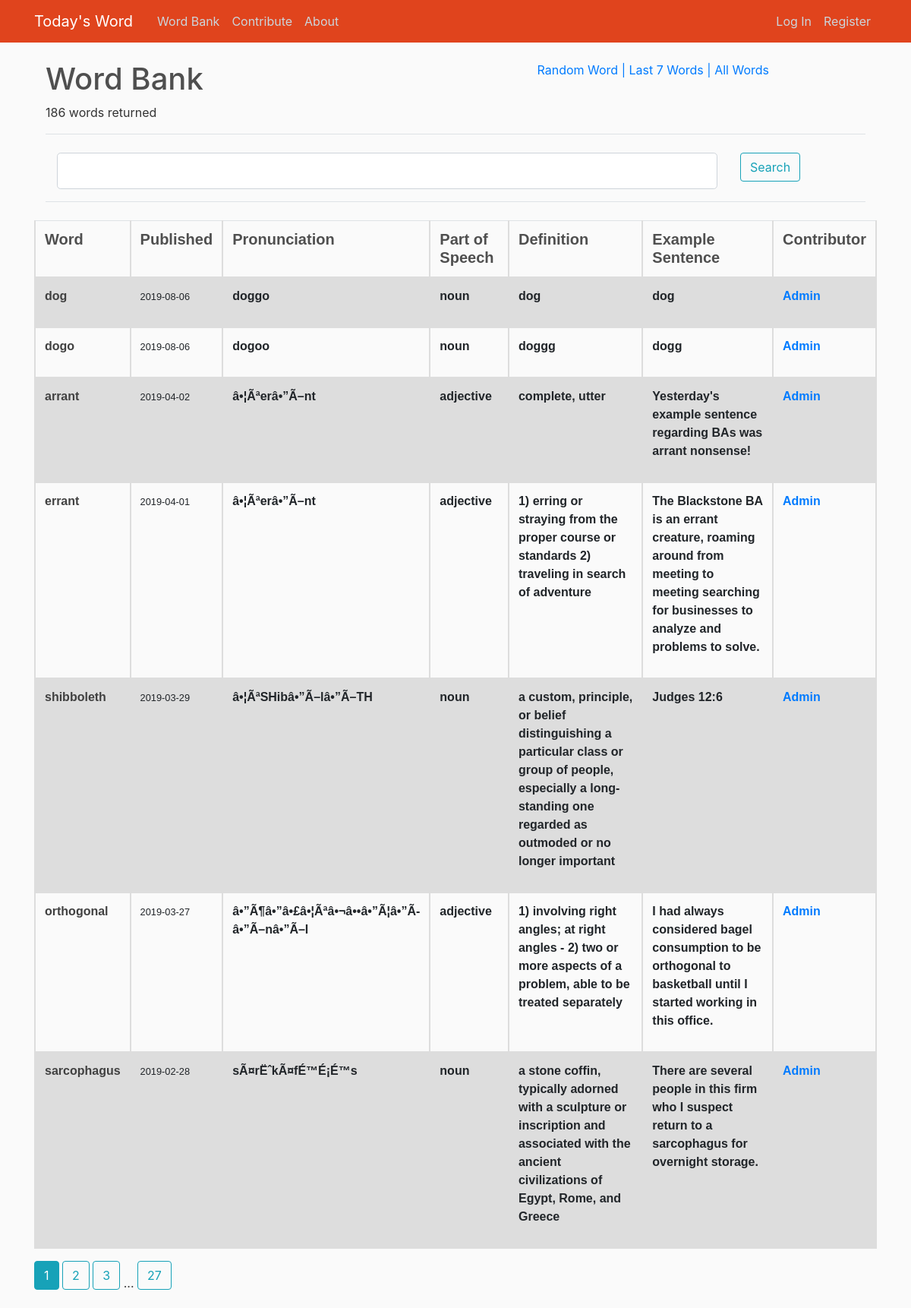
/word_bank, run on an earlier commit of the app's database.
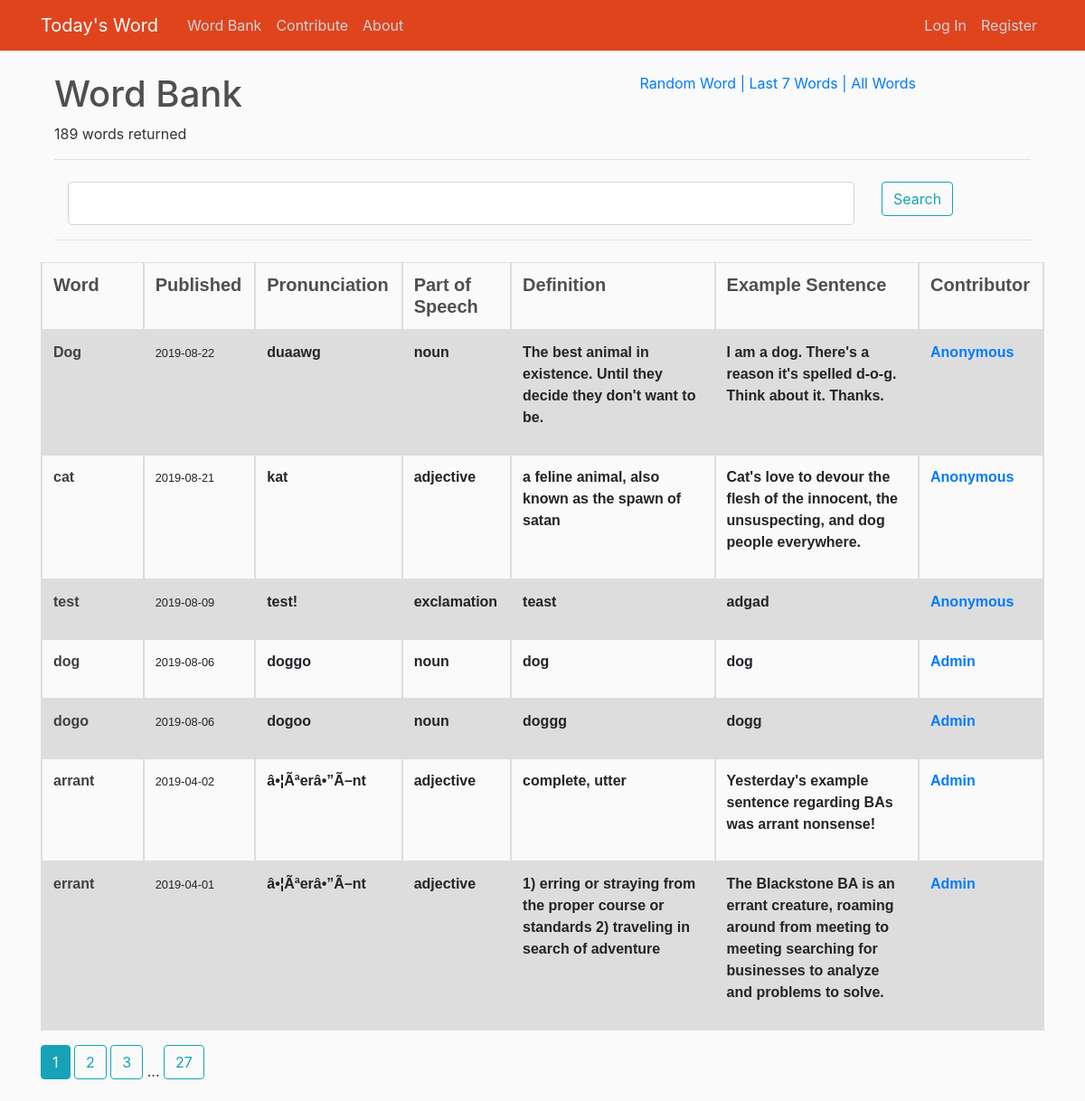
And on a later commit of the database.
### wotd/models.py (models this page shows, shortened)
class Word(db.Model):
    id = db.Column(db.Integer, primary_key=True)
    word = db.Column(db.String(100), nullable=False)
    partOfSpeech_id = db.Column(db.Integer, db.ForeignKey('part_of_speech.id'), nullable=False)
    definition = db.Column(db.Text, nullable=False)
    exampleSentence = db.Column(db.Text, nullable=False)
    ipa = db.Column(db.Text, nullable=True)
    date_added = db.Column(db.DateTime, nullable=False, default=datetime.utcnow)
    date_published = db.Column(db.Date, nullable=True)
    user_id = db.Column(db.Integer, db.ForeignKey('user.id'), nullable=True)

class PartOfSpeech(db.Model):
    id = db.Column(db.Integer, primary_key=True)
    partOfSpeech = db.Column(db.String(100), nullable=False)
    words = db.relationship('Word', backref='part_o_speech', lazy=True)

class User(db.Model, UserMixin):
    id = db.Column(db.Integer, primary_key=True)
    username = db.Column(db.String(20), unique=True, nullable=False)
    email = db.Column(db.String(120), unique=True, nullable=False)
    image_file = db.Column(db.String(20), nullable=False, default='default.jpg')
    password = db.Column(db.String(60), nullable=False)
    isAdmin = db.Column(db.Boolean, nullable=False, default=False)
    words = db.relationship('Word', backref='contributor', lazy=True)

### wotd/words/routes.py (the view)
@words.route("/word_bank", methods=['GET', 'POST'])
def word_bank():
    form = SearchForm()
    if form.validate_on_submit and form.search_data.data is not None:
        return redirect(url_for('words.word_bank_search', search_term=form.search_data.data))
    else:
        today = datetime.date(datetime.now())
        page = request.args.get('page', 1, type=int)
        words = Word.query\
            .filter(and_(Word.date_published is not None, Word.date_published <= today))\
            .order_by(Word.date_published.desc())\
            .paginate(per_page=7, page=page)
        num = str(words.total)
    return render_template('word_bank.html', title='Word Bank', words=words, form=form, words_number=num)

### wotd/main/forms.py
class SearchForm(FlaskForm):
    search_data = StringField('Search')
    submit = SubmitField('Search')

### wotd/templates/word_bank.html (shortened to what the changed rows need)
{% extends "layout.html" %}
{% block content %}
    <div class="container">
        <div class="row">
            <div class="col-md-7">
                <h1>Word Bank</h1>
                {% if words_number == '1' %}
                    <p>1 word returned</p>
                {% else %}
                    <p>{{ words_number + " words returned" }}</p>
                {% endif %}
            </div>
        </div>
        <div class="row">
        </div>
    </div>
    <table class="table">
        <colgroup>
            <col class="tbl-col-10" />
            <col class="tbl-col-10" />
            <col class="tbl-col-10" />
            <col class="tbl-col-10" />
            <col class="tbl-col-20" />
            <col class="tbl-col-20" />
            <col class="tbl-col-10" />
        </colgroup>
        <tr class="tr">
            <th><h5 class="article-header">Word</h5></th>
            <th><h5 class="article-header">Published</h5></th>
            <th><h5 class="article-header">Pronunciation</h5></th>
            <th><h5 class="article-header">Part of Speech</h5></th>
            <th><h5 class="article-header">Definition</h5></th>
            <th><h5 class="article-header">Example Sentence</h5></th>
            <th><h5 class="article-header">Contributor</h5></th>
        </tr>
    {% for word in words.items %}
        <tr class="tr">
            <th>
                <b><a class="article-content" href="{{ url_for('words.word', word_id = word.id) }}">{{ word.word }}</a></b>
            </th>
            <th>
                <small>{{ word.date_published }}</small>
            </th>
            <th>
                {% if word.ipa %}
                    <p>{{ word.ipa }}</p>
                {% else %}
                    <p> </p>
                {% endif %}
            </th>
            <th>
                <p>{{ word.part_o_speech.partOfSpeech }}</p>
            </th>
            <th class="tbl-col-30">
                <p>{{ word.definition }}</p>
            </th>
            <th class="tbl-col-30">
                <p>{{ word.exampleSentence }}</p>
            </th>
            <th>
                {% if word.contributor %}
                    <a href="{{ url_for('words.word_bank_user', user_id=word.user_id) }}">{{ word.contributor.username }}</a>
                {% else %}
                    <p>Anonymous</p>
                {% endif %}
            </th>
        </tr>
    {% endfor %}
    </table>
    {% for page_num in words.iter_pages(left_edge=1, right_edge=1, left_current=2, right_current=3) %}
        {% if page_num %}
            {% if words.page == page_num %}
                <a class="btn btn-info mb-4" href="{{ url_for('words.word_bank', page=page_num) }}">{{ page_num }}</a>
            {% else %}
                <a class="btn btn-outline-info mb-4" href="{{ url_for('words.word_bank', page=page_num) }}">{{ page_num }}</a>
            {% endif %}
        {% else %}
            ...
        {% endif %}
    {% endfor %}
{% endblock content %}

What changed in the data, as far as the page shows it:
no longer on this page (row unchanged): Word: word "shibboleth", date_published "2019-03-29", ipa "â•¦ÃªSHibâ•”Ã–lâ•”Ã–TH", part_o_speech.partOfSpeech "noun", definition "a custom, principle, or belief distinguishing a particular class or group of people, especially a long-standing one regarded as outmoded or no longer important", exampleSentence "Judges 12:6", contributor.username "Admin"
no longer on this page (row unchanged): Word: word "orthogonal", date_published "2019-03-27", ipa "â•”Ã¶â•”â•£â•¦Ãªâ•¬â••â•”Ã¦â•”Ã­â•”Ã–nâ•”Ã–l", part_o_speech.partOfSpeech "adjective", definition "1) involving right angles; at right angles - 2) two or more aspects of a problem, able to be treated separately", exampleSentence "I had always considered bagel consumption to be orthogonal to basketball until I started working in this office.", contributor.username "Admin"
no longer on this page (row unchanged): Word: word "sarcophagus", date_published "2019-02-28", ipa "sÃ¤rËˆkÃ¤fÉ™É¡É™s", part_o_speech.partOfSpeech "noun", definition "a stone coffin, typically adorned with a sculpture or inscription and associated with the ancient civilizations of Egypt, Rome, and Greece", exampleSentence "There are several people in this firm who I suspect return to a sarcophagus for overnight storage.", contributor.username "Admin"
added Word: word "Dog", date_published "2019-08-22", ipa "duaawg", part_o_speech.partOfSpeech "noun", definition "The best animal in existence. Until they decide they don't want to be.", exampleSentence "I am a dog. There's a reason it's spelled d-o-g. Think about it. Thanks.", contributor.username "Anonymous"
added Word: word "cat", date_published "2019-08-21", ipa "kat", part_o_speech.partOfSpeech "adjective", definition "a feline animal, also known as the spawn of satan", exampleSentence "Cat's love to devour the flesh of the innocent, the unsuspecting, and dog people everywhere.", contributor.username "Anonymous"
added Word: word "test", date_published "2019-08-09", ipa "test!", part_o_speech.partOfSpeech "exclamation", definition "teast", exampleSentence "adgad", contributor.username "Anonymous"
Also different on the page:
{{ words_number + " words returned" }}: "186 words returned" → "189 words returned"
